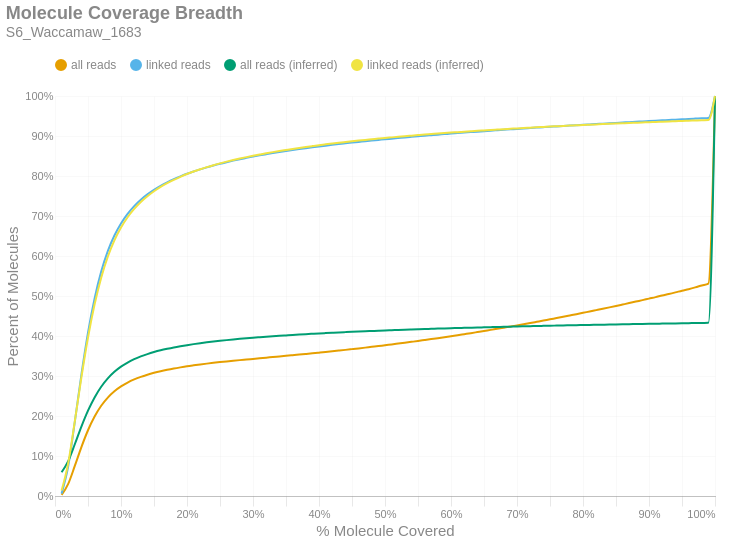

The notebook cell saved with this chart:
### Markdown cell above
### Molecule Read Coverage
This chart shows molecule coverage breadth as computed by the number of bases aligned to that molecule. In other words, "*how much of each unique long molecule is actually sequenced/aligned?*" Keep in mind there is a distinction between sequences and alignments, since some sequences belonging to a particular molecule may not align well and wouldn't appear in the alignment data. This chart also shows molecule coverage breadth as computed by the *inferred fragment* from which the aligned sequences originate. Unlike read coverage, this calculation takes into account the total insert size, including unsequenced gaps between the forward and reverse reads. Like the previous figures, these are cumulative percents.

### Code cell
if SKIPLR:
    print_html(f"Skipped")
else:
    binned_df = consolidated_hist(valids['coverage_bp'], mask, 0.01, True)
    binned_df_inf = consolidated_hist(valids['coverage_inserts'], mask, 0.01, True)
    binned_df = binned_df.with_columns(pl.lit(binned_df_inf['all reads (cumsum)']).alias('all reads (inferred)'))
    binned_df = binned_df.with_columns(pl.lit(binned_df_inf['linked reads (cumsum)']).alias('linked reads (inferred)'))
    binned_df = binned_df.with_columns(
        (pl.col('bin').cast(pl.Float64) + 0.01).alias('right_edge')
    )

    with SafeRender(binned_df):
        (
            density_plot(binned_df, 'Molecule Coverage Breadth', samplename, 'molcov', ['all reads (inferred)','linked reads (inferred)'])
            .encode(
                #x=alt.X('bin:Q', title="% Molecule Covered").axis(format = '%').scale(padding=0),
                x=alt.X('right_edge:Q', title="% Molecule Covered").axis(format='%').scale(padding=0),
                y=alt.Y('value:Q', title='Percent of Molecules')
                    .axis(format='%')
                    .stack(False)
                    .scale(domainMin=0, padding=0),
                color=alt.Color("key:N").scale(domain = ["all reads", "linked reads", "all reads (inferred)", "linked reads (inferred)"]),
                tooltip = [
                    alt.Tooltip("key:N", title = "Data Type"),
                    alt.Tooltip("range_label:N", title="% Molecule Covered"),
                    alt.Tooltip("value:Q", format = ".2%", title="% Molecules")
                ]
            )
        ).display()

### Figure 1 — Vega-Lite specification as saved in the notebook (floating-point values rounded to 4 significant figures)
{"width": "container", "height": 400, "config": {"title": {"anchor": "start", "dy": -15, "fontSize": 18, "color": "#888888", "subtitleColor": "#888888", "subtitleFontSize": 14}, "arc": {"fill": "#0072B2"}, "axis": {"domainColor": "#888888", "domainWidth": 0.5, "gridWidth": 0.2, "grid": false, "titleFontWeight": 400, "titleFontSize": 15, "labelFontSize": 11, "labelColor": "#888888", "tickColor": "#888888", "tickWidth": 0.2, "titleColor": "#888888"}, "axisBand": {"grid": false}, "axisX": {"grid": true, "tickSize": 10, "domainCap": "round"}, "axisY": {"domain": false, "grid": true, "tickSize": 0, "domainCap": "round"}, "background": "transparent", "header": {"labelFontSize": 15, "labelColor": "#888888", "titleFontSize": 15, "titleFontWeight": 600, "titleColor": "#888888"}, "legend": {"labelFont": "sans-serif", "labelFontSize": 12, "labelColor": "#888888", "symbolSize": 100, "symbolType": "circle", "titleFontSize": 12, "titlePadding": 10, "titleColor": "#888888", "title": null, "orient": "top"}, "range": {"category": ["#E69F00", "#56B4E9", "#009E73", "#F0E442", "#0072B2", "#D55E00", "#CC79A7", "#000000"], "diverging": ["#cfe8f3", "#a2d4ec", "#73bfe2", "#46abdb", "#1696d2", "#12719e"]}, "area": {"fill": "#0072B2", "fillOpacity": 0.7, "line": true, "strokeOpacity": 0.7}, "line": {"color": "#0072B2", "stroke": "#0072B2", "strokeWidth": 2}, "trail": {"color": "#0072B2", "stroke": "#0072B2", "strokeWidth": 0, "size": 1}, "point": {"filled": true, "fillOpacity": 1.0, "size": 95}, "text": {"color": "#888888", "fontSize": 11, "align": "right", "fontWeight": 400, "size": 11}, "bar": {"fill": "#0072B2", "stroke": null}, "view": {"stroke": null, "continuousWidth": 660, "continuousHeight": 400}}, "data": {"name": "data-835200141ad05686480143099ef5f026"}, "mark": {"type": "line", "interpolate": "monotone", "point": {"opacity": 0, "size": 275}}, "encoding": {"color": {"field": "key", "scale": {"domain": ["all reads", "linked reads", "all reads (inferred)", "linked reads (inferred)"]}, "type": "nominal"}, "tooltip": [{"field": "key", "title": "Data Type", "type": "nominal"}, {"field": "range_label", "title": "% Molecule Covered", "type": "nominal"}, {"field": "value", "format": ".2%", "title": "% Molecules", "type": "quantitative"}], "x": {"axis": {"format": "%"}, "field": "right_edge", "scale": {"padding": 0}, "title": "% Molecule Covered", "type": "quantitative"}, "y": {"axis": {"format": "%"}, "field": "value", "scale": {"domainMin": 0, "padding": 0}, "stack": false, "title": "Percent of Molecules", "type": "quantitative"}}, "params": [{"name": "param_c36ac31b6afebe62", "select": {"type": "point", "fields": ["key"]}, "bind": "legend"}], "title": {"text": "Molecule Coverage Breadth", "subtitle": "S6_Waccamaw_1683"}, "transform": [{"fold": ["all reads (cumsum)", "linked reads (cumsum)", "all reads (inferred)", "linked reads (inferred)"]}, {"calculate": "replace(datum.key, ' (cumsum)', '')", "as": "key"}, {"filter": {"param": "param_c36ac31b6afebe62"}}], "usermeta": {"embedOptions": {"downloadFileName": "S6_Waccamaw_1683.molcov"}}, "$schema": "https://vega.github.io/schema/vega-lite/v6.1.0.json", "datasets": {"data-835200141ad05686480143099ef5f026": [{"bin": "0.0", "interval": "0.0-0.01", "all reads": 0.002633, "linked reads": 0.005966, "all reads (cumsum)": 0.002633, "linked reads (cumsum)": 0.005966, "range_label": "0.0-0.01", "all reads (inferred)": 0.05951, "linked reads (inferred)": 0.01354, "right_edge": 0.01}, {"bin": "0.01", "interval": "0.01-0.02", "all reads": 0.02767, "linked reads": 0.06798, "all reads (cumsum)": 0.0303, "linked reads (cumsum)": 0.07395, "range_label": "0.01-0.02", "all reads (inferred)": 0.08728, "linked reads (inferred)": 0.08186, "right_edge": 0.02}, {"bin": "0.02", "interval": "0.02-0.03", "all reads": 0.04485, "linked reads": 0.1115, "all reads (cumsum)": 0.07515, "linked reads (cumsum)": 0.1855, "range_label": "0.02-0.03", "all reads (inferred)": 0.1293, "linked reads (inferred)": 0.1865, "right_edge": 0.03}, {"bin": "0.03", "interval": "0.03-0.04", "all reads": 0.04725, "linked reads": 0.1178, "all reads (cumsum)": 0.1224, "linked reads (cumsum)": 0.3033, "range_label": "0.03-0.04", "all reads (inferred)": 0.1735, "linked reads (inferred)": 0.2968, "right_edge": 0.04}, {"bin": "0.04", "interval": "0.04-0.05", "all reads": 0.04201, "linked reads": 0.1049, "all reads (cumsum)": 0.1644, "linked reads (cumsum)": 0.4082, "range_label": "0.04-0.05", "all reads (inferred)": 0.2134, "linked reads (inferred)": 0.3964, "right_edge": 0.05}, {"bin": "0.05", "interval": "0.05-0.06", "all reads": 0.03428, "linked reads": 0.08558, "all reads (cumsum)": 0.1987, "linked reads (cumsum)": 0.4938, "range_label": "0.05-0.06", "all reads (inferred)": 0.2465, "linked reads (inferred)": 0.4792, "right_edge": 0.06}, {"bin": "0.06", "interval": "0.06-0.07", "all reads": 0.02691, "linked reads": 0.06714, "all reads (cumsum)": 0.2256, "linked reads (cumsum)": 0.5609, "range_label": "0.06-0.07", "all reads (inferred)": 0.2732, "linked reads (inferred)": 0.5459, "right_edge": 0.07}, {"bin": "0.07", "interval": "0.07-0.08", "all reads": 0.02051, "linked reads": 0.05113, "all reads (cumsum)": 0.2461, "linked reads (cumsum)": 0.612, "range_label": "0.07-0.08", "all reads (inferred)": 0.2941, "linked reads (inferred)": 0.5982, "right_edge": 0.08}, {"bin": "0.08", "interval": "0.08-0.09", "all reads": 0.01572, "linked reads": 0.03915, "all reads (cumsum)": 0.2618, "linked reads (cumsum)": 0.6512, "range_label": "0.08-0.09", "all reads (inferred)": 0.3105, "linked reads (inferred)": 0.6391, "right_edge": 0.09}, {"bin": "0.09", "interval": "0.09-0.1", "all reads": 0.01219, "linked reads": 0.03031, "all reads (cumsum)": 0.274, "linked reads (cumsum)": 0.6815, "range_label": "0.09-0.1", "all reads (inferred)": 0.3234, "linked reads (inferred)": 0.6712, "right_edge": 0.1}, {"bin": "0.1", "interval": "0.1-0.11", "all reads": 0.009661, "linked reads": 0.02398, "all reads (cumsum)": 0.2837, "linked reads (cumsum)": 0.7055, "range_label": "0.1-0.11", "all reads (inferred)": 0.3337, "linked reads (inferred)": 0.697, "right_edge": 0.11}, {"bin": "0.11", "interval": "0.11-0.12", "all reads": 0.007809, "linked reads": 0.01935, "all reads (cumsum)": 0.2915, "linked reads (cumsum)": 0.7248, "range_label": "0.11-0.12", "all reads (inferred)": 0.342, "linked reads (inferred)": 0.7177, "right_edge": 0.12}, {"bin": "0.12", "interval": "0.12-0.13", "all reads": 0.006421, "linked reads": 0.0159, "all reads (cumsum)": 0.2979, "linked reads (cumsum)": 0.7407, "range_label": "0.12-0.13", "all reads (inferred)": 0.349, "linked reads (inferred)": 0.735, "right_edge": 0.13}, {"bin": "0.13", "interval": "0.13-0.14", "all reads": 0.005368, "linked reads": 0.01328, "all reads (cumsum)": 0.3033, "linked reads (cumsum)": 0.754, "range_label": "0.13-0.14", "all reads (inferred)": 0.3548, "linked reads (inferred)": 0.7494, "right_edge": 0.14}, {"bin": "0.14", "interval": "0.14-0.15", "all reads": 0.004645, "linked reads": 0.01145, "all reads (cumsum)": 0.3079, "linked reads (cumsum)": 0.7654, "range_label": "0.14-0.15", "all reads (inferred)": 0.3598, "linked reads (inferred)": 0.7619, "right_edge": 0.15}, {"bin": "0.15", "interval": "0.15-0.16", "all reads": 0.004054, "linked reads": 0.009973, "all reads (cumsum)": 0.312, "linked reads (cumsum)": 0.7754, "range_label": "0.15-0.16", "all reads (inferred)": 0.3641, "linked reads (inferred)": 0.7727, "right_edge": 0.16}, {"bin": "0.16", "interval": "0.16-0.17", "all reads": 0.003565, "linked reads": 0.00876, "all reads (cumsum)": 0.3155, "linked reads (cumsum)": 0.7842, "range_label": "0.16-0.17", "all reads (inferred)": 0.3679, "linked reads (inferred)": 0.782, "right_edge": 0.17}, {"bin": "0.17", "interval": "0.17-0.18", "all reads": 0.003193, "linked reads": 0.007809, "all reads (cumsum)": 0.3187, "linked reads (cumsum)": 0.792, "range_label": "0.17-0.18", "all reads (inferred)": 0.3713, "linked reads (inferred)": 0.7905, "right_edge": 0.18}, {"bin": "0.18", "interval": "0.18-0.19", "all reads": 0.002864, "linked reads": 0.006993, "all reads (cumsum)": 0.3216, "linked reads (cumsum)": 0.799, "range_label": "0.18-0.19", "all reads (inferred)": 0.3743, "linked reads (inferred)": 0.798, "right_edge": 0.19}, {"bin": "0.19", "interval": "0.19-0.2", "all reads": 0.002684, "linked reads": 0.006537, "all reads (cumsum)": 0.3243, "linked reads (cumsum)": 0.8055, "range_label": "0.19-0.2", "all reads (inferred)": 0.3771, "linked reads (inferred)": 0.8049, "right_edge": 0.2}, {"bin": "0.2", "interval": "0.2-0.21", "all reads": 0.00235, "linked reads": 0.005691, "all reads (cumsum)": 0.3266, "linked reads (cumsum)": 0.8112, "range_label": "0.2-0.21", "all reads (inferred)": 0.3797, "linked reads (inferred)": 0.8112, "right_edge": 0.21}, {"bin": "0.21", "interval": "0.21-0.22", "all reads": 0.002228, "linked reads": 0.005363, "all reads (cumsum)": 0.3289, "linked reads (cumsum)": 0.8166, "range_label": "0.21-0.22", "all reads (inferred)": 0.382, "linked reads (inferred)": 0.8169, "right_edge": 0.22}, {"bin": "0.22", "interval": "0.22-0.23", "all reads": 0.002082, "linked reads": 0.004999, "all reads (cumsum)": 0.3309, "linked reads (cumsum)": 0.8216, "range_label": "0.22-0.23", "all reads (inferred)": 0.3841, "linked reads (inferred)": 0.8221, "right_edge": 0.23}, {"bin": "0.23", "interval": "0.23-0.24", "all reads": 0.001946, "linked reads": 0.00464, "all reads (cumsum)": 0.3329, "linked reads (cumsum)": 0.8262, "range_label": "0.23-0.24", "all reads (inferred)": 0.3861, "linked reads (inferred)": 0.8271, "right_edge": 0.24}, {"bin": "0.24", "interval": "0.24-0.25", "all reads": 0.00184, "linked reads": 0.004341, "all reads (cumsum)": 0.3347, "linked reads (cumsum)": 0.8306, "range_label": "0.24-0.25", "all reads (inferred)": 0.3879, "linked reads (inferred)": 0.8316, "right_edge": 0.25}, {"bin": "0.25", "interval": "0.25-0.26", "all reads": 0.001717, "linked reads": 0.004004, "all reads (cumsum)": 0.3364, "linked reads (cumsum)": 0.8346, "range_label": "0.25-0.26", "all reads (inferred)": 0.3897, "linked reads (inferred)": 0.8359, "right_edge": 0.26}, {"bin": "0.26", "interval": "0.26-0.27", "all reads": 0.00165, "linked reads": 0.003824, "all reads (cumsum)": 0.3381, "linked reads (cumsum)": 0.8384, "range_label": "0.26-0.27", "all reads (inferred)": 0.3913, "linked reads (inferred)": 0.8399, "right_edge": 0.27}, {"bin": "0.27", "interval": "0.27-0.28", "all reads": 0.001602, "linked reads": 0.003628, "all reads (cumsum)": 0.3397, "linked reads (cumsum)": 0.842, "range_label": "0.27-0.28", "all reads (inferred)": 0.3928, "linked reads (inferred)": 0.8436, "right_edge": 0.28}, {"bin": "0.28", "interval": "0.28-0.29", "all reads": 0.001528, "linked reads": 0.003313, "all reads (cumsum)": 0.3412, "linked reads (cumsum)": 0.8453, "range_label": "0.28-0.29", "all reads (inferred)": 0.3943, "linked reads (inferred)": 0.8472, "right_edge": 0.29}, {"bin": "0.29", "interval": "0.29-0.3", "all reads": 0.001539, "linked reads": 0.003229, "all reads (cumsum)": 0.3428, "linked reads (cumsum)": 0.8486, "range_label": "0.29-0.3", "all reads (inferred)": 0.3957, "linked reads (inferred)": 0.8506, "right_edge": 0.3}, {"bin": "0.3", "interval": "0.3-0.31", "all reads": 0.001538, "linked reads": 0.003072, "all reads (cumsum)": 0.3443, "linked reads (cumsum)": 0.8516, "range_label": "0.3-0.31", "all reads (inferred)": 0.3969, "linked reads (inferred)": 0.8537, "right_edge": 0.31}, {"bin": "0.31", "interval": "0.31-0.32", "all reads": 0.0015, "linked reads": 0.002848, "all reads (cumsum)": 0.3458, "linked reads (cumsum)": 0.8545, "range_label": "0.31-0.32", "all reads (inferred)": 0.3982, "linked reads (inferred)": 0.8568, "right_edge": 0.32}, {"bin": "0.32", "interval": "0.32-0.33", "all reads": 0.001544, "linked reads": 0.002784, "all reads (cumsum)": 0.3473, "linked reads (cumsum)": 0.8573, "range_label": "0.32-0.33", "all reads (inferred)": 0.3994, "linked reads (inferred)": 0.8597, "right_edge": 0.33}, {"bin": "0.33", "interval": "0.33-0.34", "all reads": 0.00151, "linked reads": 0.002623, "all reads (cumsum)": 0.3489, "linked reads (cumsum)": 0.8599, "range_label": "0.33-0.34", "all reads (inferred)": 0.4005, "linked reads (inferred)": 0.8624, "right_edge": 0.34}, {"bin": "0.34", "interval": "0.34-0.35", "all reads": 0.00153, "linked reads": 0.002527, "all reads (cumsum)": 0.3504, "linked reads (cumsum)": 0.8624, "range_label": "0.34-0.35", "all reads (inferred)": 0.4016, "linked reads (inferred)": 0.8651, "right_edge": 0.35}, {"bin": "0.35", "interval": "0.35-0.36", "all reads": 0.001559, "linked reads": 0.00244, "all reads (cumsum)": 0.3519, "linked reads (cumsum)": 0.8648, "range_label": "0.35-0.36", "all reads (inferred)": 0.4026, "linked reads (inferred)": 0.8677, "right_edge": 0.36}, {"bin": "0.36", "interval": "0.36-0.37", "all reads": 0.001567, "linked reads": 0.002349, "all reads (cumsum)": 0.3535, "linked reads (cumsum)": 0.8672, "range_label": "0.36-0.37", "all reads (inferred)": 0.4036, "linked reads (inferred)": 0.8701, "right_edge": 0.37}, {"bin": "0.37", "interval": "0.37-0.38", "all reads": 0.001605, "linked reads": 0.002268, "all reads (cumsum)": 0.3551, "linked reads (cumsum)": 0.8695, "range_label": "0.37-0.38", "all reads (inferred)": 0.4046, "linked reads (inferred)": 0.8725, "right_edge": 0.38}, {"bin": "0.38", "interval": "0.38-0.39", "all reads": 0.001625, "linked reads": 0.002176, "all reads (cumsum)": 0.3567, "linked reads (cumsum)": 0.8716, "range_label": "0.38-0.39", "all reads (inferred)": 0.4055, "linked reads (inferred)": 0.8748, "right_edge": 0.39}, {"bin": "0.39", "interval": "0.39-0.4", "all reads": 0.001668, "linked reads": 0.002131, "all reads (cumsum)": 0.3584, "linked reads (cumsum)": 0.8738, "range_label": "0.39-0.4", "all reads (inferred)": 0.4064, "linked reads (inferred)": 0.877, "right_edge": 0.4}, {"bin": "0.4", "interval": "0.4-0.41", "all reads": 0.001682, "linked reads": 0.002075, "all reads (cumsum)": 0.3601, "linked reads (cumsum)": 0.8758, "range_label": "0.4-0.41", "all reads (inferred)": 0.4073, "linked reads (inferred)": 0.8791, "right_edge": 0.41}, {"bin": "0.41", "interval": "0.41-0.42", "all reads": 0.001716, "linked reads": 0.001998, "all reads (cumsum)": 0.3618, "linked reads (cumsum)": 0.8778, "range_label": "0.41-0.42", "all reads (inferred)": 0.4081, "linked reads (inferred)": 0.8811, "right_edge": 0.42}, {"bin": "0.42", "interval": "0.42-0.43", "all reads": 0.001746, "linked reads": 0.001918, "all reads (cumsum)": 0.3635, "linked reads (cumsum)": 0.8798, "range_label": "0.42-0.43", "all reads (inferred)": 0.4089, "linked reads (inferred)": 0.8831, "right_edge": 0.43}, {"bin": "0.43", "interval": "0.43-0.44", "all reads": 0.001777, "linked reads": 0.001861, "all reads (cumsum)": 0.3653, "linked reads (cumsum)": 0.8816, "range_label": "0.43-0.44", "all reads (inferred)": 0.4097, "linked reads (inferred)": 0.8849, "right_edge": 0.44}, {"bin": "0.44", "interval": "0.44-0.45", "all reads": 0.001849, "linked reads": 0.001854, "all reads (cumsum)": 0.3672, "linked reads (cumsum)": 0.8835, "range_label": "0.44-0.45", "all reads (inferred)": 0.4104, "linked reads (inferred)": 0.8868, "right_edge": 0.45}, {"bin": "0.45", "interval": "0.45-0.46", "all reads": 0.001864, "linked reads": 0.001714, "all reads (cumsum)": 0.369, "linked reads (cumsum)": 0.8852, "range_label": "0.45-0.46", "all reads (inferred)": 0.4112, "linked reads (inferred)": 0.8885, "right_edge": 0.46}, {"bin": "0.46", "interval": "0.46-0.47", "all reads": 0.001905, "linked reads": 0.001795, "all reads (cumsum)": 0.3709, "linked reads (cumsum)": 0.887, "range_label": "0.46-0.47", "all reads (inferred)": 0.4119, "linked reads (inferred)": 0.8902, "right_edge": 0.47}, {"bin": "0.47", "interval": "0.47-0.48", "all reads": 0.00197, "linked reads": 0.001685, "all reads (cumsum)": 0.3729, "linked reads (cumsum)": 0.8887, "range_label": "0.47-0.48", "all reads (inferred)": 0.4125, "linked reads (inferred)": 0.8919, "right_edge": 0.48}, {"bin": "0.48", "interval": "0.48-0.49", "all reads": 0.001893, "linked reads": 0.001574, "all reads (cumsum)": 0.3748, "linked reads (cumsum)": 0.8902, "range_label": "0.48-0.49", "all reads (inferred)": 0.4132, "linked reads (inferred)": 0.8935, "right_edge": 0.49}, {"bin": "0.49", "interval": "0.49-0.5", "all reads": 0.002166, "linked reads": 0.00166, "all reads (cumsum)": 0.377, "linked reads (cumsum)": 0.8919, "range_label": "0.49-0.5", "all reads (inferred)": 0.4139, "linked reads (inferred)": 0.8951, "right_edge": 0.5}, {"bin": "0.5", "interval": "0.5-0.51", "all reads": 0.001926, "linked reads": 0.001451, "all reads (cumsum)": 0.3789, "linked reads (cumsum)": 0.8934, "range_label": "0.5-0.51", "all reads (inferred)": 0.4145, "linked reads (inferred)": 0.8966, "right_edge": 0.51}, {"bin": "0.51", "interval": "0.51-0.52", "all reads": 0.002129, "linked reads": 0.001493, "all reads (cumsum)": 0.381, "linked reads (cumsum)": 0.8948, "range_label": "0.51-0.52", "all reads (inferred)": 0.4151, "linked reads (inferred)": 0.8981, "right_edge": 0.52}, {"bin": "0.52", "interval": "0.52-0.53", "all reads": 0.002149, "linked reads": 0.001512, "all reads (cumsum)": 0.3832, "linked reads (cumsum)": 0.8964, "range_label": "0.52-0.53", "all reads (inferred)": 0.4157, "linked reads (inferred)": 0.8995, "right_edge": 0.53}, {"bin": "0.53", "interval": "0.53-0.54", "all reads": 0.002183, "linked reads": 0.001444, "all reads (cumsum)": 0.3854, "linked reads (cumsum)": 0.8978, "range_label": "0.53-0.54", "all reads (inferred)": 0.4163, "linked reads (inferred)": 0.9009, "right_edge": 0.54}, {"bin": "0.54", "interval": "0.54-0.55", "all reads": 0.002207, "linked reads": 0.001431, "all reads (cumsum)": 0.3876, "linked reads (cumsum)": 0.8992, "range_label": "0.54-0.55", "all reads (inferred)": 0.4168, "linked reads (inferred)": 0.9023, "right_edge": 0.55}, {"bin": "0.55", "interval": "0.55-0.56", "all reads": 0.002338, "linked reads": 0.001446, "all reads (cumsum)": 0.3899, "linked reads (cumsum)": 0.9007, "range_label": "0.55-0.56", "all reads (inferred)": 0.4174, "linked reads (inferred)": 0.9036, "right_edge": 0.56}, {"bin": "0.56", "interval": "0.56-0.57", "all reads": 0.002332, "linked reads": 0.001368, "all reads (cumsum)": 0.3922, "linked reads (cumsum)": 0.9021, "range_label": "0.56-0.57", "all reads (inferred)": 0.4179, "linked reads (inferred)": 0.9049, "right_edge": 0.57}, {"bin": "0.57", "interval": "0.57-0.58", "all reads": 0.002322, "linked reads": 0.001366, "all reads (cumsum)": 0.3946, "linked reads (cumsum)": 0.9034, "range_label": "0.57-0.58", "all reads (inferred)": 0.4184, "linked reads (inferred)": 0.9062, "right_edge": 0.58}, {"bin": "0.58", "interval": "0.58-0.59", "all reads": 0.002409, "linked reads": 0.00127, "all reads (cumsum)": 0.397, "linked reads (cumsum)": 0.9047, "range_label": "0.58-0.59", "all reads (inferred)": 0.419, "linked reads (inferred)": 0.9074, "right_edge": 0.59}, {"bin": "0.59", "interval": "0.59-0.6", "all reads": 0.002552, "linked reads": 0.001315, "all reads (cumsum)": 0.3995, "linked reads (cumsum)": 0.906, "range_label": "0.59-0.6", "all reads (inferred)": 0.4195, "linked reads (inferred)": 0.9086, "right_edge": 0.6}, {"bin": "0.6", "interval": "0.6-0.61", "all reads": 0.002414, "linked reads": 0.001219, "all reads (cumsum)": 0.4019, "linked reads (cumsum)": 0.9072, "range_label": "0.6-0.61", "all reads (inferred)": 0.4199, "linked reads (inferred)": 0.9097, "right_edge": 0.61}, {"bin": "0.61", "interval": "0.61-0.62", "all reads": 0.002609, "linked reads": 0.001245, "all reads (cumsum)": 0.4045, "linked reads (cumsum)": 0.9085, "range_label": "0.61-0.62", "all reads (inferred)": 0.4204, "linked reads (inferred)": 0.9108, "right_edge": 0.62}, {"bin": "0.62", "interval": "0.62-0.63", "all reads": 0.002604, "linked reads": 0.001229, "all reads (cumsum)": 0.4071, "linked reads (cumsum)": 0.9097, "range_label": "0.62-0.63", "all reads (inferred)": 0.4208, "linked reads (inferred)": 0.9119, "right_edge": 0.63}, {"bin": "0.63", "interval": "0.63-0.64", "all reads": 0.002659, "linked reads": 0.001223, "all reads (cumsum)": 0.4098, "linked reads (cumsum)": 0.9109, "range_label": "0.63-0.64", "all reads (inferred)": 0.4213, "linked reads (inferred)": 0.913, "right_edge": 0.64}, {"bin": "0.64", "interval": "0.64-0.65", "all reads": 0.00267, "linked reads": 0.001128, "all reads (cumsum)": 0.4125, "linked reads (cumsum)": 0.912, "range_label": "0.64-0.65", "all reads (inferred)": 0.4217, "linked reads (inferred)": 0.914, "right_edge": 0.65}, {"bin": "0.65", "interval": "0.65-0.66", "all reads": 0.002826, "linked reads": 0.001206, "all reads (cumsum)": 0.4153, "linked reads (cumsum)": 0.9133, "range_label": "0.65-0.66", "all reads (inferred)": 0.4221, "linked reads (inferred)": 0.9151, "right_edge": 0.66}, {"bin": "0.66", "interval": "0.66-0.67", "all reads": 0.002682, "linked reads": 0.001128, "all reads (cumsum)": 0.418, "linked reads (cumsum)": 0.9144, "range_label": "0.66-0.67", "all reads (inferred)": 0.4226, "linked reads (inferred)": 0.9161, "right_edge": 0.67}, {"bin": "0.67", "interval": "0.67-0.68", "all reads": 0.002804, "linked reads": 0.001121, "all reads (cumsum)": 0.4208, "linked reads (cumsum)": 0.9155, "range_label": "0.67-0.68", "all reads (inferred)": 0.423, "linked reads (inferred)": 0.9171, "right_edge": 0.68}, {"bin": "0.68", "interval": "0.68-0.69", "all reads": 0.002812, "linked reads": 0.001114, "all reads (cumsum)": 0.4236, "linked reads (cumsum)": 0.9166, "range_label": "0.68-0.69", "all reads (inferred)": 0.4234, "linked reads (inferred)": 0.918, "right_edge": 0.69}, {"bin": "0.69", "interval": "0.69-0.7", "all reads": 0.00298, "linked reads": 0.001138, "all reads (cumsum)": 0.4266, "linked reads (cumsum)": 0.9178, "range_label": "0.69-0.7", "all reads (inferred)": 0.4238, "linked reads (inferred)": 0.919, "right_edge": 0.7}, {"bin": "0.7", "interval": "0.7-0.71", "all reads": 0.002911, "linked reads": 0.001098, "all reads (cumsum)": 0.4295, "linked reads (cumsum)": 0.9189, "range_label": "0.7-0.71", "all reads (inferred)": 0.4242, "linked reads (inferred)": 0.92, "right_edge": 0.71}, {"bin": "0.71", "interval": "0.71-0.72", "all reads": 0.002937, "linked reads": 0.001049, "all reads (cumsum)": 0.4324, "linked reads (cumsum)": 0.9199, "range_label": "0.71-0.72", "all reads (inferred)": 0.4246, "linked reads (inferred)": 0.9209, "right_edge": 0.72}, {"bin": "0.72", "interval": "0.72-0.73", "all reads": 0.003029, "linked reads": 0.001054, "all reads (cumsum)": 0.4355, "linked reads (cumsum)": 0.921, "range_label": "0.72-0.73", "all reads (inferred)": 0.425, "linked reads (inferred)": 0.9218, "right_edge": 0.73}, {"bin": "0.73", "interval": "0.73-0.74", "all reads": 0.003044, "linked reads": 0.001068, "all reads (cumsum)": 0.4385, "linked reads (cumsum)": 0.922, "range_label": "0.73-0.74", "all reads (inferred)": 0.4253, "linked reads (inferred)": 0.9227, "right_edge": 0.74}, {"bin": "0.74", "interval": "0.74-0.75", "all reads": 0.003256, "linked reads": 0.001043, "all reads (cumsum)": 0.4418, "linked reads (cumsum)": 0.9231, "range_label": "0.74-0.75", "all reads (inferred)": 0.4257, "linked reads (inferred)": 0.9236, "right_edge": 0.75}, {"bin": "0.75", "interval": "0.75-0.76", "all reads": 0.003033, "linked reads": 0.0009483, "all reads (cumsum)": 0.4448, "linked reads (cumsum)": 0.924, "range_label": "0.75-0.76", "all reads (inferred)": 0.4261, "linked reads (inferred)": 0.9244, "right_edge": 0.76}, {"bin": "0.76", "interval": "0.76-0.77", "all reads": 0.00321, "linked reads": 0.001007, "all reads (cumsum)": 0.448, "linked reads (cumsum)": 0.925, "range_label": "0.76-0.77", "all reads (inferred)": 0.4264, "linked reads (inferred)": 0.9252, "right_edge": 0.77}, {"bin": "0.77", "interval": "0.77-0.78", "all reads": 0.003261, "linked reads": 0.001039, "all reads (cumsum)": 0.4513, "linked reads (cumsum)": 0.9261, "range_label": "0.77-0.78", "all reads (inferred)": 0.4267, "linked reads (inferred)": 0.926, "right_edge": 0.78}, {"bin": "0.78", "interval": "0.78-0.79", "all reads": 0.003273, "linked reads": 0.001004, "all reads (cumsum)": 0.4545, "linked reads (cumsum)": 0.9271, "range_label": "0.78-0.79", "all reads (inferred)": 0.4271, "linked reads (inferred)": 0.9268, "right_edge": 0.79}, {"bin": "0.79", "interval": "0.79-0.8", "all reads": 0.003457, "linked reads": 0.0009847, "all reads (cumsum)": 0.458, "linked reads (cumsum)": 0.928, "range_label": "0.79-0.8", "all reads (inferred)": 0.4274, "linked reads (inferred)": 0.9276, "right_edge": 0.8}, {"bin": "0.8", "interval": "0.8-0.81", "all reads": 0.003252, "linked reads": 0.0009565, "all reads (cumsum)": 0.4612, "linked reads (cumsum)": 0.929, "range_label": "0.8-0.81", "all reads (inferred)": 0.4277, "linked reads (inferred)": 0.9283, "right_edge": 0.81}, {"bin": "0.81", "interval": "0.81-0.82", "all reads": 0.003403, "linked reads": 0.0009643, "all reads (cumsum)": 0.4646, "linked reads (cumsum)": 0.93, "range_label": "0.81-0.82", "all reads (inferred)": 0.428, "linked reads (inferred)": 0.929, "right_edge": 0.82}, {"bin": "0.82", "interval": "0.82-0.83", "all reads": 0.003418, "linked reads": 0.0009097, "all reads (cumsum)": 0.4681, "linked reads (cumsum)": 0.9309, "range_label": "0.82-0.83", "all reads (inferred)": 0.4283, "linked reads (inferred)": 0.9298, "right_edge": 0.83}, {"bin": "0.83", "interval": "0.83-0.84", "all reads": 0.003478, "linked reads": 0.0009715, "all reads (cumsum)": 0.4715, "linked reads (cumsum)": 0.9318, "range_label": "0.83-0.84", "all reads (inferred)": 0.4287, "linked reads (inferred)": 0.9305, "right_edge": 0.84}, {"bin": "0.84", "interval": "0.84-0.85", "all reads": 0.003529, "linked reads": 0.0009415, "all reads (cumsum)": 0.4751, "linked reads (cumsum)": 0.9328, "range_label": "0.84-0.85", "all reads (inferred)": 0.429, "linked reads (inferred)": 0.9312, "right_edge": 0.85}, {"bin": "0.85", "interval": "0.85-0.86", "all reads": 0.003596, "linked reads": 0.0009256, "all reads (cumsum)": 0.4787, "linked reads (cumsum)": 0.9337, "range_label": "0.85-0.86", "all reads (inferred)": 0.4293, "linked reads (inferred)": 0.9319, "right_edge": 0.86}, {"bin": "0.86", "interval": "0.86-0.87", "all reads": 0.003609, "linked reads": 0.0009051, "all reads (cumsum)": 0.4823, "linked reads (cumsum)": 0.9346, "range_label": "0.86-0.87", "all reads (inferred)": 0.4296, "linked reads (inferred)": 0.9326, "right_edge": 0.87}, {"bin": "0.87", "interval": "0.87-0.88", "all reads": 0.003748, "linked reads": 0.0009456, "all reads (cumsum)": 0.486, "linked reads (cumsum)": 0.9356, "range_label": "0.87-0.88", "all reads (inferred)": 0.4298, "linked reads (inferred)": 0.9332, "right_edge": 0.88}, {"bin": "0.88", "interval": "0.88-0.89", "all reads": 0.00363, "linked reads": 0.0008692, "all reads (cumsum)": 0.4897, "linked reads (cumsum)": 0.9364, "range_label": "0.88-0.89", "all reads (inferred)": 0.4301, "linked reads (inferred)": 0.9339, "right_edge": 0.89}, {"bin": "0.89", "interval": "0.89-0.9", "all reads": 0.003796, "linked reads": 0.0009151, "all reads (cumsum)": 0.4934, "linked reads (cumsum)": 0.9374, "range_label": "0.89-0.9", "all reads (inferred)": 0.4304, "linked reads (inferred)": 0.9345, "right_edge": 0.9}, {"bin": "0.9", "interval": "0.9-0.91", "all reads": 0.003692, "linked reads": 0.0009006, "all reads (cumsum)": 0.4971, "linked reads (cumsum)": 0.9383, "range_label": "0.9-0.91", "all reads (inferred)": 0.4307, "linked reads (inferred)": 0.9351, "right_edge": 0.91}, {"bin": "0.91", "interval": "0.91-0.92", "all reads": 0.004153, "linked reads": 0.0008792, "all reads (cumsum)": 0.5013, "linked reads (cumsum)": 0.9391, "range_label": "0.91-0.92", "all reads (inferred)": 0.4309, "linked reads (inferred)": 0.9357, "right_edge": 0.92}, {"bin": "0.92", "interval": "0.92-0.93", "all reads": 0.003627, "linked reads": 0.0008655, "all reads (cumsum)": 0.5049, "linked reads (cumsum)": 0.94, "range_label": "0.92-0.93", "all reads (inferred)": 0.4312, "linked reads (inferred)": 0.9364, "right_edge": 0.93}, {"bin": "0.93", "interval": "0.93-0.94", "all reads": 0.004073, "linked reads": 0.0008951, "all reads (cumsum)": 0.509, "linked reads (cumsum)": 0.9409, "range_label": "0.93-0.94", "all reads (inferred)": 0.4315, "linked reads (inferred)": 0.937, "right_edge": 0.94}, {"bin": "0.94", "interval": "0.94-0.95", "all reads": 0.004354, "linked reads": 0.0008419, "all reads (cumsum)": 0.5133, "linked reads (cumsum)": 0.9417, "range_label": "0.94-0.95", "all reads (inferred)": 0.4318, "linked reads (inferred)": 0.9376, "right_edge": 0.95}, {"bin": "0.95", "interval": "0.95-0.96", "all reads": 0.00376, "linked reads": 0.0008901, "all reads (cumsum)": 0.5171, "linked reads (cumsum)": 0.9426, "range_label": "0.95-0.96", "all reads (inferred)": 0.4321, "linked reads (inferred)": 0.9382, "right_edge": 0.96}, {"bin": "0.96", "interval": "0.96-0.97", "all reads": 0.004435, "linked reads": 0.0008382, "all reads (cumsum)": 0.5215, "linked reads (cumsum)": 0.9435, "range_label": "0.96-0.97", "all reads (inferred)": 0.4324, "linked reads (inferred)": 0.9388, "right_edge": 0.97}, {"bin": "0.97", "interval": "0.97-0.98", "all reads": 0.004892, "linked reads": 0.0008277, "all reads (cumsum)": 0.5264, "linked reads (cumsum)": 0.9443, "range_label": "0.97-0.98", "all reads (inferred)": 0.4327, "linked reads (inferred)": 0.9394, "right_edge": 0.98}, {"bin": "0.98", "interval": "0.98-0.99", "all reads": 0.004666, "linked reads": 0.0008896, "all reads (cumsum)": 0.5311, "linked reads (cumsum)": 0.9452, "range_label": "0.98-0.99", "all reads (inferred)": 0.433, "linked reads (inferred)": 0.9397, "right_edge": 0.99}, {"bin": "0.99", "interval": "0.99-1.0", "all reads": 0.4689, "linked reads": 0.05482, "all reads (cumsum)": 1.0, "linked reads (cumsum)": 1.0, "range_label": "0.99-1.0", "all reads (inferred)": 1.0, "linked reads (inferred)": 1.0, "right_edge": 1.0}]}}
